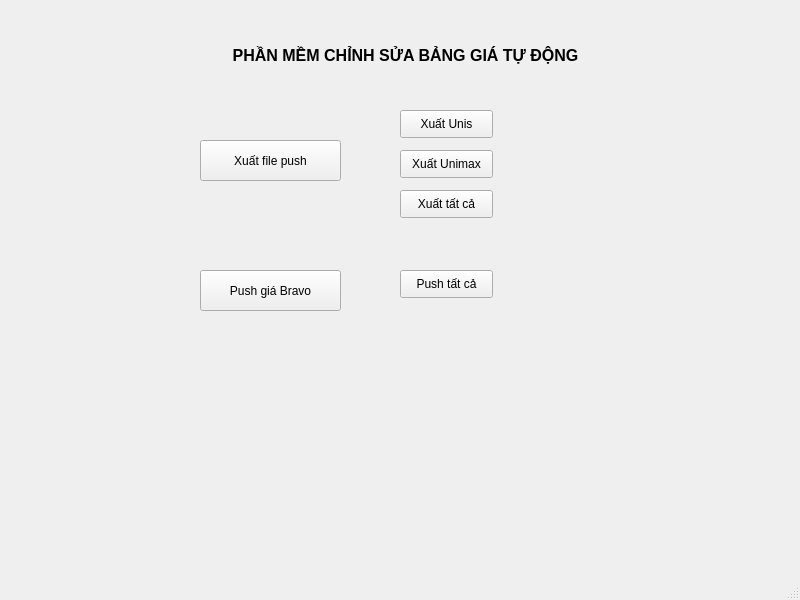
<?xml version="1.0" encoding="UTF-8"?>
<ui version="4.0">
 <class>MainWindow</class>
 <widget class="QMainWindow" name="MainWindow">
  <property name="geometry">
   <rect>
    <x>0</x>
    <y>0</y>
    <width>800</width>
    <height>600</height>
   </rect>
  </property>
  <property name="windowTitle">
   <string>MainWindow</string>
  </property>
  <widget class="QWidget" name="centralwidget">
   <widget class="QLabel" name="label">
    <property name="geometry">
     <rect>
      <x>160</x>
      <y>40</y>
      <width>491</width>
      <height>31</height>
     </rect>
    </property>
    <property name="text">
     <string>&lt;html&gt;&lt;head/&gt;&lt;body&gt;&lt;p&gt;&lt;span style=&quot; font-size:12pt; font-weight:600;&quot;&gt;PHẦN MỀM CHỈNH SỬA BẢNG GIÁ TỰ ĐỘNG&lt;/span&gt;&lt;/p&gt;&lt;/body&gt;&lt;/html&gt;</string>
    </property>
    <property name="alignment">
     <set>Qt::AlignCenter</set>
    </property>
   </widget>
   <widget class="QPushButton" name="pushButton">
    <property name="geometry">
     <rect>
      <x>200</x>
      <y>140</y>
      <width>141</width>
      <height>41</height>
     </rect>
    </property>
    <property name="text">
     <string>Xuất file push</string>
    </property>
   </widget>
   <widget class="QPushButton" name="pushButton_2">
    <property name="geometry">
     <rect>
      <x>200</x>
      <y>270</y>
      <width>141</width>
      <height>41</height>
     </rect>
    </property>
    <property name="text">
     <string>Push giá Bravo</string>
    </property>
   </widget>
   <widget class="QPushButton" name="pushButton_3">
    <property name="geometry">
     <rect>
      <x>400</x>
      <y>110</y>
      <width>93</width>
      <height>28</height>
     </rect>
    </property>
    <property name="text">
     <string>Xuất Unis</string>
    </property>
   </widget>
   <widget class="QPushButton" name="pushButton_4">
    <property name="geometry">
     <rect>
      <x>400</x>
      <y>150</y>
      <width>93</width>
      <height>28</height>
     </rect>
    </property>
    <property name="text">
     <string>Xuất Unimax</string>
    </property>
   </widget>
   <widget class="QPushButton" name="pushButton_5">
    <property name="geometry">
     <rect>
      <x>400</x>
      <y>190</y>
      <width>93</width>
      <height>28</height>
     </rect>
    </property>
    <property name="text">
     <string>Xuất tất cả</string>
    </property>
   </widget>
   <widget class="QPushButton" name="pushButton_6">
    <property name="geometry">
     <rect>
      <x>400</x>
      <y>270</y>
      <width>93</width>
      <height>28</height>
     </rect>
    </property>
    <property name="text">
     <string>Push tất cả</string>
    </property>
   </widget>
  </widget>
  <widget class="QMenuBar" name="menubar">
   <property name="geometry">
    <rect>
     <x>0</x>
     <y>0</y>
     <width>800</width>
     <height>26</height>
    </rect>
   </property>
  </widget>
  <widget class="QStatusBar" name="statusbar"/>
 </widget>
 <resources/>
 <connections/>
</ui>
